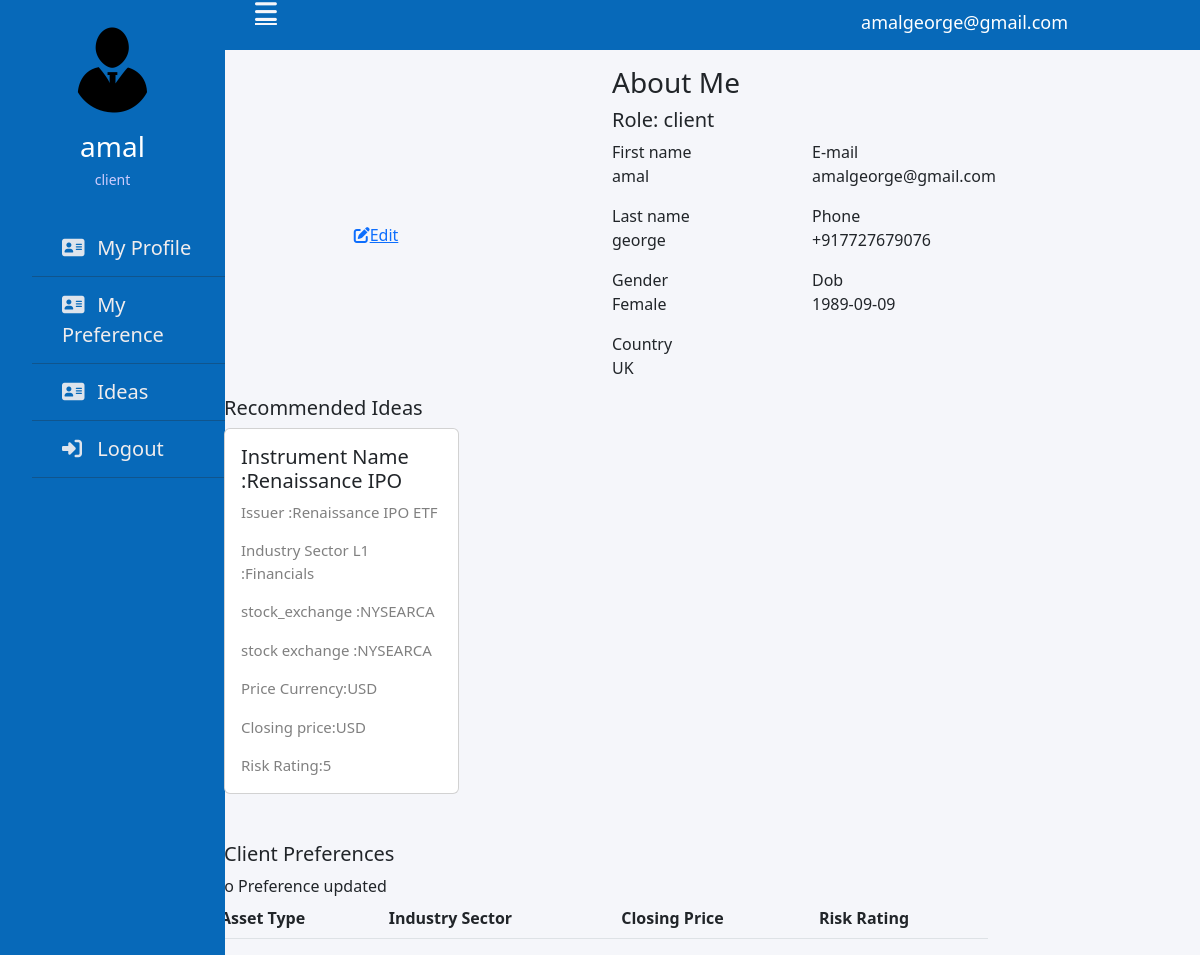
The page /client/profile.php?userId=4 (signed in) on the database its author committed.
### tables this page shows
CREATE TABLE `user` (
  `id` int(10) NOT NULL,
  `emailid` varchar(100) NOT NULL,
  `password` varchar(100) NOT NULL,
  `role` varchar(100) NOT NULL,
  `fname` varchar(100) NOT NULL,
  `lname` varchar(100) NOT NULL,
  `phoneno` varchar(100) NOT NULL,
  `recommend_ideas` varchar(100) NOT NULL DEFAULT '',
  `gender` varchar(100) NOT NULL,
  `dob` date DEFAULT NULL,
  `country` varchar(10) NOT NULL,
  `assigned_rm` varchar(10) DEFAULT NULL
);

CREATE TABLE `ideas` (
  `id` int(11) NOT NULL,
  `instrument_name` varchar(100) NOT NULL,
  `asset_type` varchar(100) NOT NULL,
  `industry_sector_l1` varchar(100) NOT NULL,
  `Ticker` varchar(100) NOT NULL,
  `Issuer` varchar(100) NOT NULL,
  `stock_exchange` varchar(100) NOT NULL,
  `price_currency` varchar(100) NOT NULL,
  `closing_price` varchar(100) NOT NULL,
  `risk_rating` varchar(100) NOT NULL,
  `Country` varchar(10) NOT NULL
);

### client/profile.php (the view, shortened to what this page needs)
<!DOCTYPE html>
<html lang="en">
<head>
    <link href="https://cdn.jsdelivr.net/npm/bootstrap@5.2.3/dist/css/bootstrap.min.css" rel="stylesheet"
>
    <link rel="stylesheet" href="./styles/common.css">
    <link rel="stylesheet" href="./styles">
</head>
<body>
<div class="wrapper">
    <div class="sidebar">
        <div class="profile">
            <img src="image/3.png" alt="img">
            <h3>
                <?php
                $name = $_SESSION['name'];
                echo "$name";
                ?>
            </h3>
            <p>
                <?php
                $role = $_SESSION['role'];
                echo "$role";
                ?>
            </p>
        </div>
        <ul>
            <?php
            $userId = $_SESSION['id'];
            echo "
                    <li><a href=\"profile.php?userId = $userId\">
                        <span class=\"icon\"><i class=\"fa-solid fa-address-card\"></i></span>
                        <span class=\"item\">My Profile</span>
                    </a></li>
                      <li><a href=\"mypreference.php?userId=$userId\">
                        <span class=\"icon\"><i class=\"fa-solid fa-address-card\"></i></span>
                        <span class=\"item\">My Preference</span>
                    </a></li>
                     <li><a href=\"ideaList.php?userId = $userId\">
                        <span class=\"icon\"><i class=\"fa-solid fa-address-card\"></i></span>
                        <span class=\"item\">Ideas</span>
                    </a></li>
                    <li><a href=\"scripts/logout.php\">
                        <span class=\"icon\"><i class=\"fa-solid fa-right-to-bracket\"></i></span>
                        <span class=\"item\">Logout</span>
                    </a></li>";
            ?>
        </ul>
    </div>
    <div class="section">
        <div class="topnavbar">
            <div class="hamburger">
                <a href="#"><i class="fa-sharp fa-solid fa-bars"></i></a>
            </div>
            <div class="container-fluid bgclass">
                <div class="row">
                    <div class="text-end" style="display: flex;justify-content: flex-end; align-items: center;">
                        <h4 style="color: #ffffff;margin: 12px 30px;font-size: 18px;font-weight: 500;"><?php
                            $previous_name = $_SESSION['emailid'];
                            echo "$previous_name<br />";
                            ?></h4>
                    </div>
                </div>
            </div>
        </div>
    </div>
</div>
<section class="section about-section gray-bg" id="about">
    <div class="container col-md-8">
        <div class="row align-items-center flex-row-reverse">
            <div class="col-md-6">
                <div class="about-text go-to mt-3">
                    <h3 class="dark-color">About Me</h3>
                    <?php
                    include 'db_conn.php';
                    $userId = $_SESSION['userId'];
                    if ($_SESSION['role'] == 'client') {
                        $userId = $_SESSION['id'];
                    }
                    $sql = "SELECT * FROM `user` WHERE id ='$userId'";
                    $result = $con->query($sql);
                    if ($result) {
                        if ($result->num_rows > 0) {
                            while ($row = $result->fetch_assoc()) {
                                if ($_SESSION['role'] == 'client') {
                                    echo "<h6 class=\"theme-color lead\">Role: " . $row['role'] . "</h6>
                            <div class=\"row about-list\">
                                <div class=\"col-md-6\">
                                    <div class=\"media\">
                                        <label>First name</label>
                                        <p>" . $row['fname'] . "</p>
                                    </div>
                                    <div class=\"media\">
                                        <label>Last name</label>
                                        <p>" . $row['lname'] . "</p>
                                    </div>
                                </div>
                                <div class=\"col-md-6\">
                                    <div class=\"media\">
                                        <label>E-mail</label>
                                        <p>" . $row['emailid'] . "</p>
                                    </div>
                                    <div class=\"media\">
                                        <label>Phone</label>
                                        <p>" . $row['phoneno'] . "</p>
                                    </div>
                                </div>
                                <div class=\"col-md-6\">
                                    <div class=\"media\">
                                        <label>Gender</label>
                                        <p>" . $row['gender'] . "</p>
                                    </div>
                                    <div class=\"media\">
                                        <label>Country</label>
                                        <p>" . $row['country'] . "</p>
                                    </div>
                                </div>
                                 <div class=\"col-md-6\">
                                    <div class=\"media\">
                                        <label>Dob</label>
                                        <p>" . $row['dob'] . "</p>
                                    </div>
                                </div>
                            </div>
                            </div>
                    </div>
                    <div class=\"col-md-6\">
                        <div class=\"about-avatar\">
                        </div>
                        <div class=\"me-5 my-3\" style=\"text-align: center;\">
                            <p><a href=\"editprofile.php?userId=$userId\"><i class=\"fa-solid fa-pen-to-square\"></i>Edit</a></p>
                        </div>
                    </div>";
                                }
                                }
                            }
                        } else {
                            echo "$sql";
                        }
                    ?>
                </div>
                <div class="container">
                    <div class="row">
                        <?php
                        include 'db_conn.php';
                        $userId = $_SESSION['userId'];
                        if ($_SESSION['role'] == 'client') {
                            $userId = $_SESSION['id'];
                        }
                        $sql = "SELECT * FROM `user` WHERE id ='$userId'";
                        $result = $con->query($sql);
                        if ($result) {
                            if ($result->num_rows > 0) {
                                while ($row = $result->fetch_assoc()) {
                                    $id = $row["recommend_ideas"];
                                    $ideaSql = "SELECT * FROM `ideas` WHERE  FIND_IN_SET (id ,'$id')";
                                    $ideaResult = $con->query($ideaSql);
                                    if ($ideaResult) {
                                        if ($ideaResult->num_rows > 0) {
                                            echo "<div class=\"row\">
                       <h5>Recommended Ideas</h5>
                   </div>";
                                            while ($row = $ideaResult->fetch_assoc()) {
                                                echo "
                                                    <div class=\"col-4\">
                                                <div class=\"card\" >
                                                <div class=\"card-body\">
                                                  <h5 class=\"card-title\">" . 'Instrument Name :' . $row['instrument_name'] . "</h5>
                                                 <p class=\"card-text\">" . 'Issuer :' . $row['Issuer'] . "</p>
                                                 <p class=\"card-text\">" . 'Industry Sector L1 :' . $row['industry_sector_l1'] . "</p>
                                                 <p class=\"card-text\">" . 'stock_exchange :' . $row['stock_exchange'] . "</p>
                                                 <p class=\"card-text\">" . 'stock exchange :' . $row['stock_exchange'] . "</p>
                                                 <p class=\"card-text\">" . 'Price Currency:' . $row['price_currency'] . "</p>
                                                 <p class=\"card-text\">" . 'Closing price:' . $row['closing_price'] . "</p>
                                                 <p class=\"card-text\">" . 'Risk Rating:' . $row['risk_rating'] . "</p>
                                             </div>
                                            </div>
                                             </div>";
                                            }
                                        }
                                    }
                                }
                            } else {
                                echo "$sql";
                            }
                        } else {
                            return $result->error;
                        }
                        ?>
                    </div>
                </div>
                <div class="container mt-5">
                    <div class="row">
                        <h5>Client Preferences</h5>
                    </div>
                    <div class="row">
                        <table class="table table-striped">
                            <thead>
                            <tr>
                                <th scope="col">Asset Type</th>
                                <th scope="col">Industry Sector</th>
                                <th scope="col">Closing Price</th>
                                <th scope="col">Risk Rating</th>
                            </tr>
                            </thead>
                        </table>
                    </div>
                </div>
            </div>
</section>
</body>
</html>

### client/styles/common.css (style rules this page uses)
body { background: #f5f6fa; }
.wrapper .sidebar { left: 0; top: 0; width: 225px; height: 100% ; background: rgb(7, 105, 185); position: fixed; padding: 20px 0; transition: all 0.5s ease; text-decoration: none; }
.wrapper .sidebar .profile { margin-bottom: 30px; text-align: center; }
.wrapper .sidebar .profile img { width: 100px; height: 100px; border-radius: 50%; margin: 0 auto; display: block; }
.wrapper .sidebar .profile h3 { color: #ffffff; margin: 10px 0 5px; }
.wrapper .sidebar .profile p { color: rgb(206, 204, 253); font-size: 14px; }
.wrapper .sidebar ul li a { padding: 13px 30px; color: rgb(241, 237, 237); font-size: 20px; border-bottom: 1px solid #10558d; display: block; position: relative; text-decoration: none; }
.wrapper .sidebar ul li a .icon { width: 30px; display: inline-block; color: #dee4ec; }
.wrapper .section { width: calc(100% - 225px); margin-left: 225px; transition: all 0.5s ease; }
.wrapper .section .topnavbar { background-color: rgb(7, 105, 185); height: 50px; padding: 0 30px; display: flex; }
.wrapper .section .topnavbar .hamburger a { font-size: 25px; color: #f5f6fa; text-align: center; display: flex; }
.bgclass { background-color: rgb(7, 105, 185); }
ul { list-style-type: none !important; }
.card-text { font-size: 15px; font-weight: 300; color: grey; }

### rows shown on the page
user: role "client", fname "amal", lname "george", emailid "amalgeorge@gmail.com", phoneno "+917727679076", gender "Female", country "UK", dob "1989-09-09"
ideas: instrument_name "Renaissance IPO", Issuer "Renaissance IPO ETF", industry_sector_l1 "Financials", stock_exchange "NYSEARCA", price_currency "USD", closing_price "USD", risk_rating "5"

### other values the page prints
$name "amal"
$role "client"
$previous_name "amalgeorge@gmail.com"
